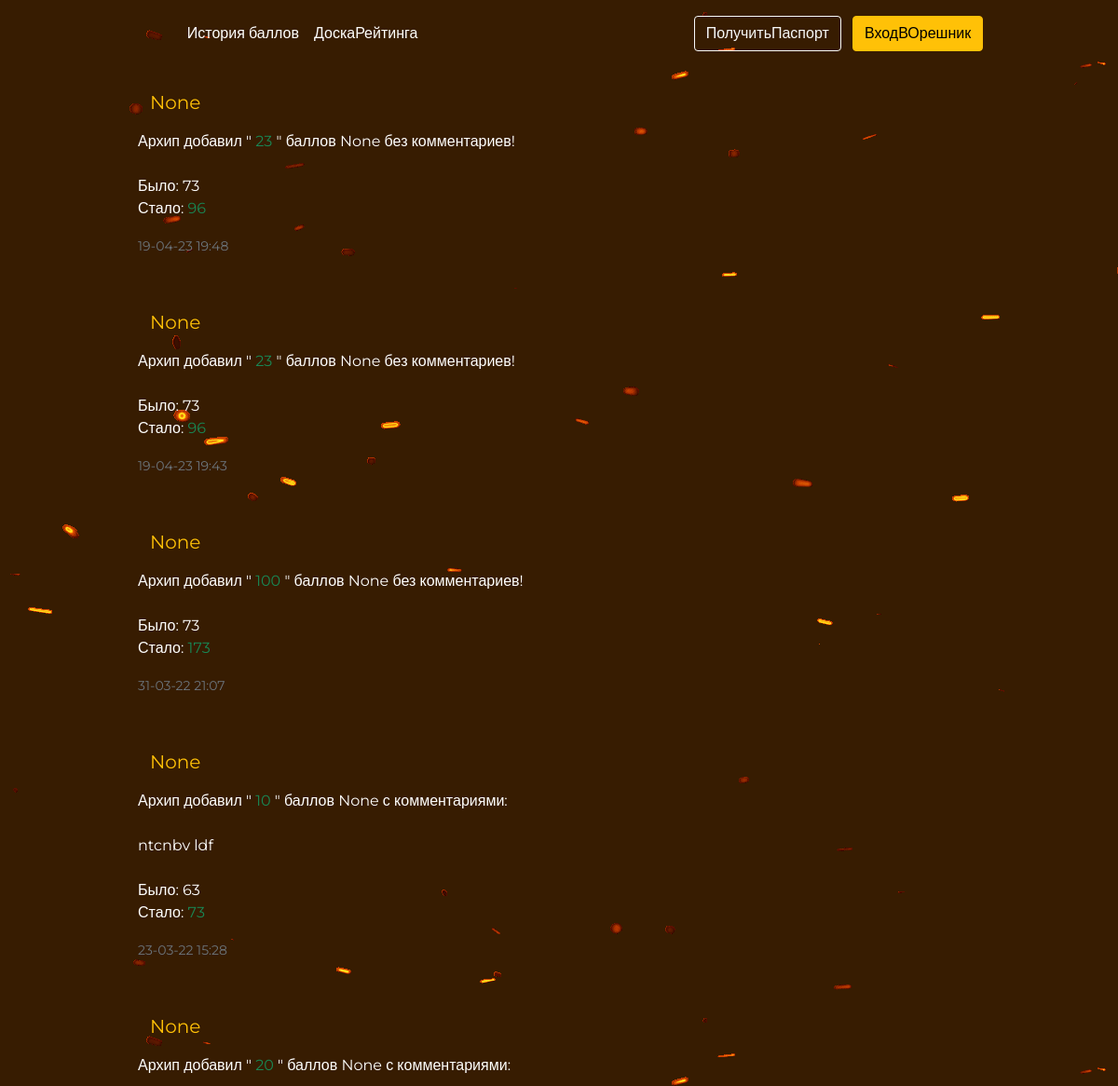
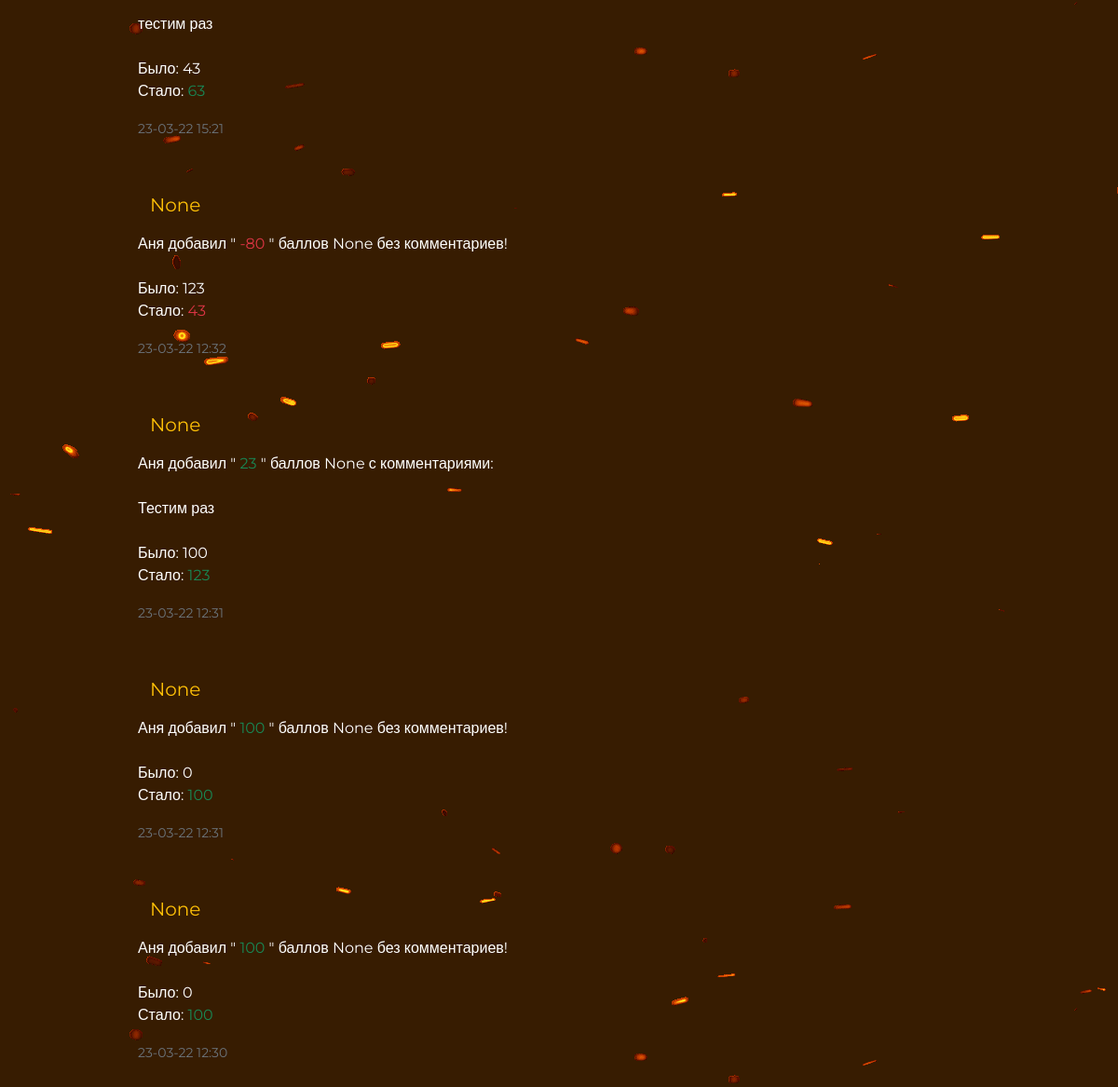
Before: /ratinghistory/ with the older database file (2 pictures, top to bottom).
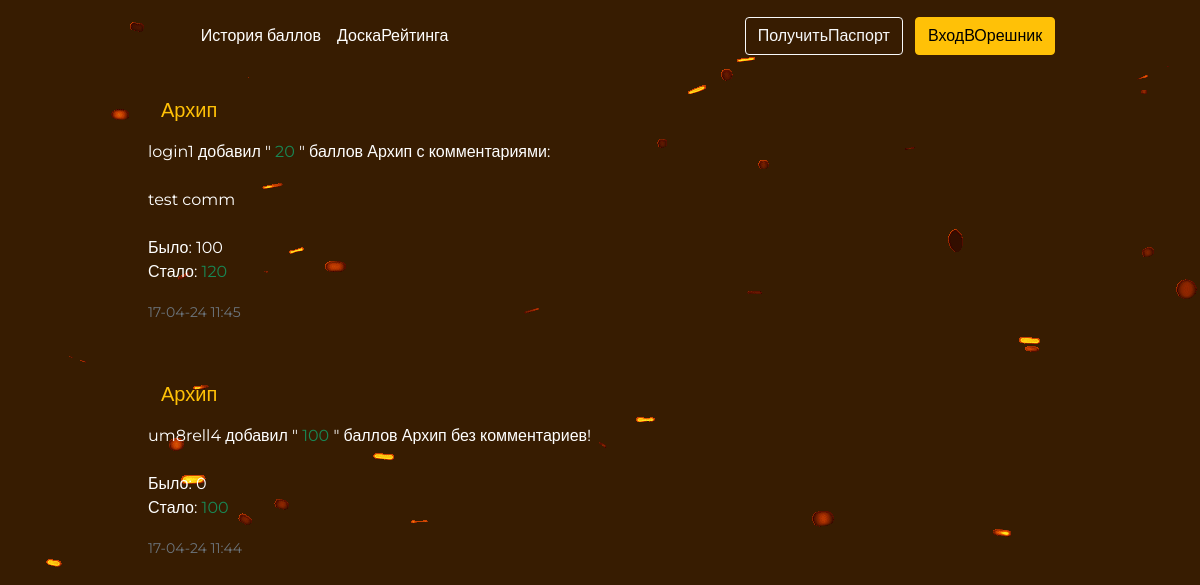
After: the same page with the newer database file.
### nuts/models.py (models this page shows, shortened)
class OrehusChange(models.Model):
    comment = models.CharField(verbose_name='Комментарий', max_length=300, blank=True)
    operation = models.IntegerField(verbose_name='Сколько прибавляем?')
    datetime_comment = models.DateTimeField(verbose_name='Время комментария', auto_now_add=True)
    orehus_user = models.ForeignKey('CustomUser', on_delete=models.SET_NULL, blank=True, null=True, verbose_name='Кому '
                                                                                                      'прибавляем?')
    rating_was = models.IntegerField(verbose_name='Сколько было', null=True)
    rating_new = models.IntegerField(verbose_name='Сколько стало', null=True)
    who_changed = models.CharField(verbose_name='Кто прибавляет?', max_length=20)
    class Meta:
        verbose_name = 'Изменение рейтинга'
        verbose_name_plural = 'Изменение рейтинга'
        ordering = ['-datetime_comment']

class CustomUser(AbstractUser):
    unchanged_name = models.TextField(verbose_name='Неизменяемое имя', max_length=20)
    bio = models.TextField(verbose_name='Обо мне', max_length=300, blank=True)
    rating = models.IntegerField(verbose_name='Рейтинг', default=0)
    birth_date = models.DateField(blank=True, )
    user_vk_url = models.URLField(blank=True, null=True)
    user_img = models.ImageField(upload_to='photos/%Y/%m/%d/', verbose_name='Фото', blank=True, null=True)
    user_zodiac = models.ForeignKey('UserZodiacSign', on_delete=models.PROTECT, verbose_name='Знак зодиака', null=True)
    class Meta:
        verbose_name = 'Пользователь'
        verbose_name_plural = 'Пользователи'
        ordering = ['-rating']
    def __str__(self):
        return self.unchanged_name

### nuts/views.py (the view)
# urls.py: path('ratinghistory/', rating_history, name='ratinghistory'),
def rating_history(request):
    title = 'История рейтинга'
    return render(request, 'ratinghistory.html', {"title": title})

### nuts/templatetags/rating_history.py (called while the page is built)
@register.simple_tag()
def rating_logs():
    return OrehusChange.objects.all()

### nuts/templates/ratinghistory.html (shortened to what this page needs)
{% extends 'base.html' %}
{% load static %}
{% load rating_history %}
{% block links %}
<link rel="stylesheet" href="{% static 'css/rating_history.css' %}" />
{% endblock %}
{% block content%}
<div class="container">
    {% rating_logs as history %}
    {% for item in history %}
    <div class="card mb-3 bg-transparent text-white border-0">
        <div class="card-body bg-transparent">
            <h5 class="card-title text-warning" ><a href="{% url 'profile' item.orehus_user.pk %}"
                                                   class="btn text-warning shadow-none fs-5">{{ item.orehus_user }}
            </a></h5>
            <p class="card-text">{{ item.who_changed }} добавил "
                {% if item.operation < 0 %}
                <span class="text-danger">{{ item.operation }}</span>
                {% else %}
                <span class="text-success">{{ item.operation }}</span>
                {% endif %}
                " баллов
                {% if item.comment %}
                {{ item.orehus_user }} с комментариями:
                <br><br> <span>{{ item.comment }}   </span>
                {% else %}
                {{ item.orehus_user }} без комментариев!
                {% endif %}
                <br><br>
                {% if item.operation < 0 %}
                Было:
                <span class="text-light">
                    {{ item.rating_was }}
                </span>
                <br>
                Стало:
                <span class="text-danger">
                    {{ item.rating_new }}
                </span>
                {% else %}
                Было:
                <span>
                    {{ item.rating_was }}
                </span>
                <br>
                Стало:
                <span class="text-success">
                    {{ item.rating_new }}
                </span>
                {% endif %}
            </p>
            <p class="card-text"><small class="text-muted">{{ item.datetime_comment|date:"d-m-y H:i" }}</small></p>
        </div>
    </div>
    {% endfor %}
</div>
{% endblock %}

### templates/base.html (shortened to what this page needs)
<!DOCTYPE html>
{% load static %}
<html lang="en">
<head>
  <link rel="stylesheet" href="{% static 'bootstrap/css/bootstrap.min.css' %}">
  <link rel="stylesheet" href="{% static 'css/navbar.css' %}" />
  {% block links %}
  {% endblock %}
</head>
<body>
{% include 'inc/_nav.html' %}
{% block content %}
{% endblock %}
</body>
</html>

### templates/inc/_nav.html (shortened to what this page needs)
{% load static %}
<header class="p-3">
    <div class="container">
        <div class="d-flex flex-wrap align-items-center justify-content-center justify-content-lg-start">
            <ul class="nav col-12 col-lg-auto me-lg-auto mb-2 justify-content-center mb-md-0">
                <li><a href="{% url 'ratinghistory' %}" class="nav-link px-2 text-white">История баллов</a></li>
                <li><a href="{% url 'leadboard' %}" class="nav-link px-2 text-white">ДоскаРейтинга</a></li>
            </ul>
            {% if request.user.is_authenticated %}
            <div class="text-end">
                <span class="text-warning me-3">Привет, <a href="{% url 'personality' %}"
                                                            class="text-warning shadow-none">
                    {{ user.unchanged_name }}</a> ({{user.rating}})</span>
                <a class="btn btn-warning" href="{% url 'logout' %}">Выйти из Орешника</a>
            </div>
            {% else %}
            <div class="text-end">
                                <a class="btn btn-outline-light me-2" href="{% url 'register' %}">ПолучитьПаспорт</a>
                <a class="btn btn-warning" href="{% url 'login' %}">ВходВОрешник</a>
            </div>
            {% endif %}
        </div>
    </div>
</header>

### nutsrating/static/css/navbar.css (style rules this page uses)
body { margin: 0; padding: 0; font-family: "Montserrat", sans-serif; background-color: #371C01; background-image: url(../img/snow.gif); }
.container { margin: 0 auto; width: 80%; }

Changed rows visible on the page:
removed OrehusChange: orehus_user "None", who_changed "Архип", operation "23", rating_was "73", rating_new "96", datetime_comment "19-04-23 19:48"
removed OrehusChange: orehus_user "None", who_changed "Архип", operation "23", rating_was "73", rating_new "96", datetime_comment "19-04-23 19:43"
removed OrehusChange: orehus_user "None", who_changed "Архип", operation "100", rating_was "73", rating_new "173", datetime_comment "31-03-22 21:07"
removed OrehusChange: orehus_user "None", who_changed "Архип", operation "10", comment "ntcnbv ldf", rating_was "63", rating_new "73", datetime_comment "23-03-22 15:28"
removed OrehusChange: orehus_user "None", who_changed "Архип", operation "20", comment "тестим раз", rating_was "43", rating_new "63", datetime_comment "23-03-22 15:21"
removed OrehusChange: orehus_user "None", who_changed "Аня", operation "-80", rating_was "123", rating_new "43", datetime_comment "23-03-22 12:32"
removed OrehusChange: orehus_user "None", who_changed "Аня", operation "23", comment "Тестим раз", rating_was "100", rating_new "123", datetime_comment "23-03-22 12:31"
removed OrehusChange: orehus_user "None", who_changed "Аня", operation "100", rating_was "0", rating_new "100", datetime_comment "23-03-22 12:31"
removed OrehusChange: orehus_user "None", who_changed "Аня", operation "100", rating_was "0", rating_new "100", datetime_comment "23-03-22 12:30"
added OrehusChange: orehus_user "Архип", who_changed "login1", operation "20", comment "test comm", rating_was "100", rating_new "120", datetime_comment "17-04-24 11:45"
added OrehusChange: orehus_user "Архип", who_changed "um8rell4", operation "100", rating_was "0", rating_new "100", datetime_comment "17-04-24 11:44"
